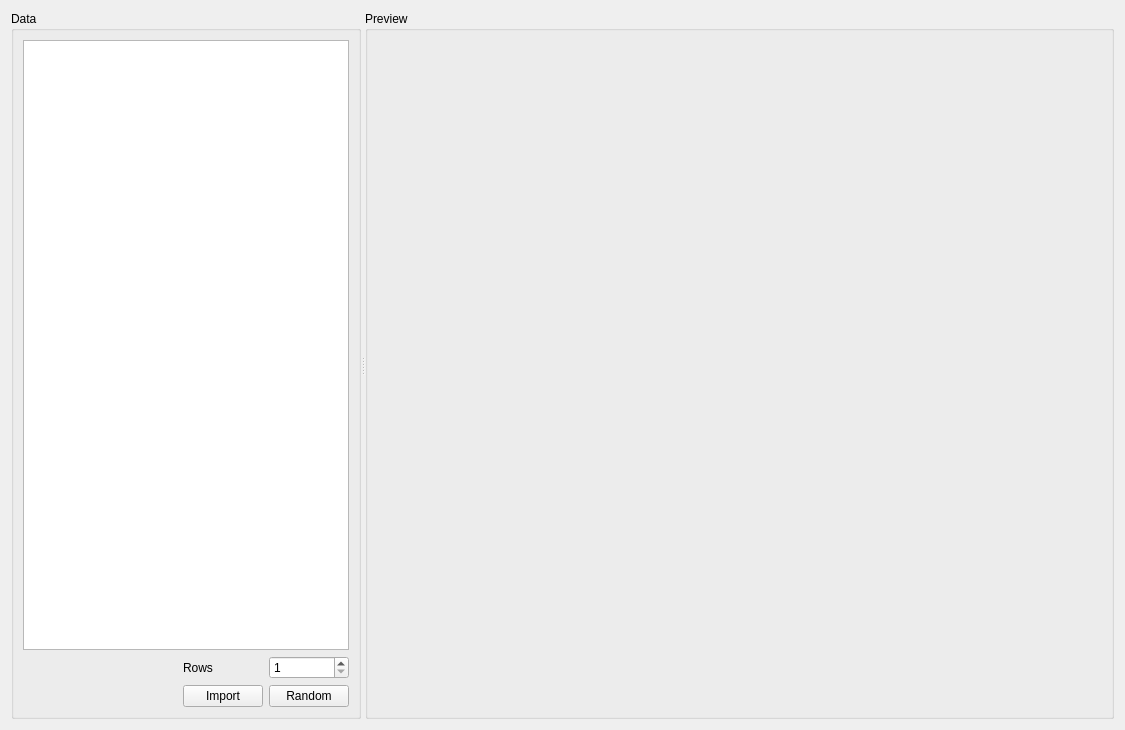
<?xml version="1.0" encoding="UTF-8"?>
<ui version="4.0">
 <class>TableWidgetWindow</class>
 <widget class="QWidget" name="TableWidgetWindow">
  <property name="geometry">
   <rect>
    <x>0</x>
    <y>0</y>
    <width>1125</width>
    <height>730</height>
   </rect>
  </property>
  <property name="windowTitle">
   <string>Plot Surface</string>
  </property>
  <layout class="QGridLayout" name="gridLayout_5">
   <item row="0" column="0">
    <widget class="QSplitter" name="splitter">
     <property name="orientation">
      <enum>Qt::Horizontal</enum>
     </property>
     <widget class="QGroupBox" name="groupBox">
      <property name="maximumSize">
       <size>
        <width>350</width>
        <height>16777215</height>
       </size>
      </property>
      <property name="title">
       <string>Data</string>
      </property>
      <layout class="QGridLayout" name="gridLayout_4">
       <item row="0" column="0">
        <layout class="QGridLayout" name="gridLayout_3">
         <item row="2" column="3">
          <widget class="QPushButton" name="pushButton">
           <property name="text">
            <string>Random</string>
           </property>
          </widget>
         </item>
         <item row="0" column="0" colspan="4">
          <widget class="QTableView" name="tableView">
           <property name="alternatingRowColors">
            <bool>true</bool>
           </property>
          </widget>
         </item>
         <item row="2" column="2">
          <widget class="QPushButton" name="importButton">
           <property name="text">
            <string>Import</string>
           </property>
          </widget>
         </item>
         <item row="2" column="0" colspan="2">
          <widget class="QLabel" name="fileLabel">
           <property name="text">
            <string/>
           </property>
          </widget>
         </item>
         <item row="1" column="2">
          <widget class="QLabel" name="label">
           <property name="text">
            <string>Rows</string>
           </property>
          </widget>
         </item>
         <item row="1" column="3">
          <widget class="QSpinBox" name="rowsSpinBox">
           <property name="minimum">
            <number>1</number>
           </property>
           <property name="maximum">
            <number>10000</number>
           </property>
          </widget>
         </item>
        </layout>
       </item>
      </layout>
     </widget>
     <widget class="QGroupBox" name="groupBox_2">
      <property name="title">
       <string>Preview</string>
      </property>
      <layout class="QGridLayout" name="gridLayout">
       <item row="0" column="0">
        <layout class="QVBoxLayout" name="verticalLayout"/>
       </item>
      </layout>
     </widget>
    </widget>
   </item>
  </layout>
 </widget>
 <resources/>
 <connections/>
</ui>
